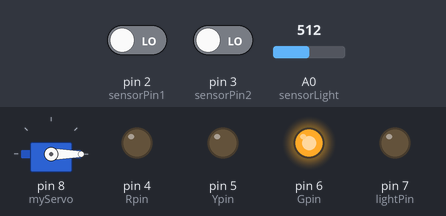
The sketch below on a simulated Arduino Uno, built with avr-gcc and run on an emulated ATmega328P. Shown: servo, output pins drawn as LEDs (lit = HIGH). The test bench sets the inputs (shaded band); at power-on: A0 (sensorLight) = 512, pin 2 (sensorPin1) LOW, pin 3 (sensorPin2) LOW.

Above: at 6.1 s.
6.2 s: A0 (sensorLight) set to 486
At 7.5 s:
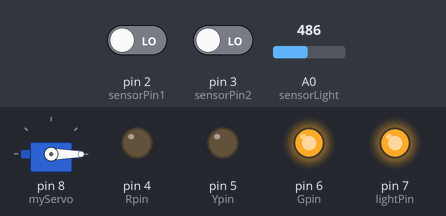
9.2 s: pin 2 (sensorPin1) driven HIGH
At 9.9 s:
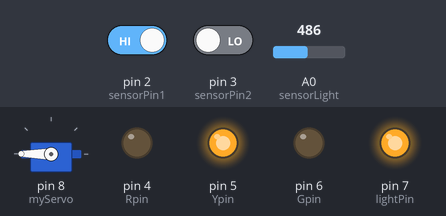
12.2 s: A0 (sensorLight) set to 510
At 14.6 s:
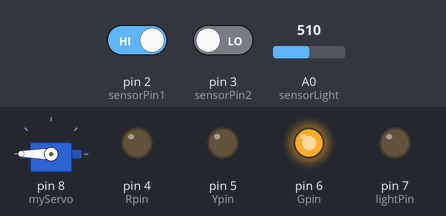
15.2 s: A0 (sensorLight) set to 490
At 15.6 s:
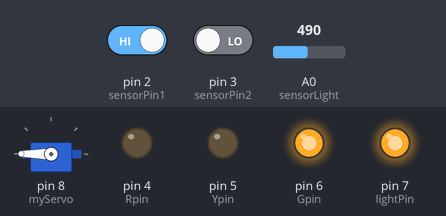
18.2 s: A0 (sensorLight) set to 511
At 19.1 s:
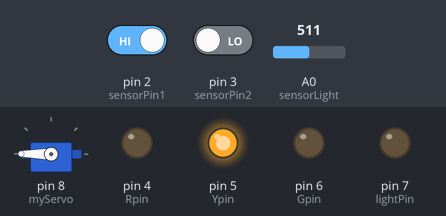
21.2 s: A0 (sensorLight) set to 306
At 22.5 s:
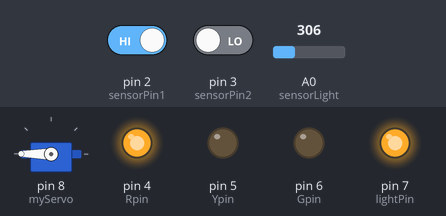
Timing chart, 0 to 57.4 s (numbered marks = the images above; inputs shaded):
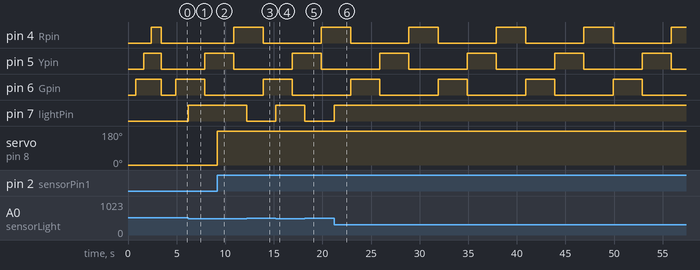

Measured:
- the behaviour switches between 500 and 499 on A0 (sensorLight) (found by bisection; images 0 and 1)
- after the input at 6.2 s, pin 7 (lightPin): LOW → HIGH at once
- after the input at 9.2 s, servo on pin 8 (myServo): 0° → 180° at once
- after the input at 12.2 s, pin 7 (lightPin): HIGH → LOW at once
- after the input at 15.2 s, pin 7 (lightPin): LOW → HIGH at once
- after the input at 18.2 s, pin 7 (lightPin): HIGH → LOW at once
- after the input at 21.2 s, pin 7 (lightPin): LOW → HIGH at once
- by itself, pin 4 (Rpin), pin 5 (Ypin), pin 6 (Gpin): alternates HIGH for 3.0 s and LOW for 6.0 s

The sketch:

SmartHome.ino
```cpp
#include <Servo.h>
Servo myServo;  // สร้างอ็อบเจ็กต์สำหรับ Servo
int sensorPin1 = 2;  // ขาเชื่อมต่อเซ็นเซอร์ (ในที่นี้ใช้ขา Digital Pin 2)
int sensorPin2 = 3;
int sensorLight = A0; // พินเชื่อมต่อเซ็นเซอร์วัดแสง (ควรเป็น Analog Pin เช่น A0)
int sensorValue1;     // ตัวแปรสำหรับเก็บค่าจากเซ็นเซอร์ D2
int sensorValue2;     // ตัวแปรสำหรับเก็บค่าจากเซ็นเซอร์ D3
const int lightPin = 7; // พินสำหรับไฟที่ต้องการเปิดเมื่อแสงมืด
const int Rpin = 4;  // LED RED D4
const int Ypin = 5;  // LED YELLOW D5
const int Gpin = 6;  // LED GREEN D6
unsigned long previousMillis = 0;  // เก็บเวลาสำหรับการเช็คไฟ LED
unsigned long servoMillis = 0;     // เก็บเวลาสำหรับการเช็คการทำงานของ Servo
const long intervalLED = 3000;     // ระยะเวลาไฟแต่ละดวง
const long servoDelay = 4000;      // เวลาที่ Servo ทำงานเมื่อมีการตรวจจับ
const int lightThreshold = 500;    // ค่าความสว่างที่เป็นเกณฑ์สำหรับแสงน้อย (ปรับตามความเหมาะสม)
bool servoActivated = false;

void setup() {
  Serial.begin(9600);
  myServo.attach(8);  // เชื่อมต่อ Servo ที่ขา Digital Pin 9 หรือ D9
  pinMode(sensorPin1, INPUT);
  pinMode(sensorPin2, INPUT);
  pinMode(sensorLight, INPUT); // ตั้งพินเซ็นเซอร์วัดแสงเป็น INPUT
  myServo.write(0);  // กำหนดค่า servo เป็น 0 ํ
  pinMode(Rpin, OUTPUT);
  pinMode(Ypin, OUTPUT);
  pinMode(Gpin, OUTPUT);
  pinMode(lightPin, OUTPUT); // ตั้งพินไฟเป็น OUTPUT

  delay(800);
  digitalWrite(Rpin, LOW);
  digitalWrite(Ypin, LOW);
  digitalWrite(Gpin, HIGH);
  delay(800);
  digitalWrite(Rpin, LOW);
  digitalWrite(Ypin, HIGH);
  digitalWrite(Gpin, HIGH);
  delay(800);
  digitalWrite(Rpin, HIGH);
  digitalWrite(Ypin, HIGH);
  digitalWrite(Gpin, HIGH);
  delay(1000);
  digitalWrite(Rpin, LOW);
  digitalWrite(Ypin, LOW);
  digitalWrite(Gpin, LOW);
  delay(1500);
}

void loop() {
  sensorValue1 = digitalRead(sensorPin1);  // อ่านค่าสถานะจากเซ็นเซอร์
  sensorValue2 = digitalRead(sensorPin2);  // อ่านค่าสถานะจากเซ็นเซอร์
  int lightValue = analogRead(sensorLight); // อ่านค่าความสว่างจากเซ็นเซอร์แสง (ค่าช่วง 0-1023)
  unsigned long currentMillis = millis();  // เก็บค่าเวลาปัจจุบัน

  // ตรวจสอบเซ็นเซอร์แสง: ถ้าค่าความสว่างน้อยกว่าเกณฑ์ (มืด) ให้เปิดไฟ
  if (lightValue < lightThreshold) {
    digitalWrite(lightPin, HIGH);  // เปิดไฟที่พิน 7 เมื่อแสงน้อย
  } else {
    digitalWrite(lightPin, LOW);   // ปิดไฟที่พิน 7 เมื่อแสงสว่าง
  }

  // ตรวจสอบเซ็นเซอร์ Servo
  if ((sensorValue1 == HIGH || sensorValue2 == HIGH) && !servoActivated) {
    myServo.write(180);  // หมุน Servo ไปที่ 180 องศา
    servoMillis = currentMillis;  // บันทึกเวลาที่ Servo เริ่มทำงาน
    servoActivated = true;
  }

  // เช็คเวลาการทำงาน Servo
  if (servoActivated && (currentMillis - servoMillis >= servoDelay)) {
    myServo.write(0);  // ตั้ง Servo กลับที่เดิม
    servoActivated = false;
  }

  // สลับไฟ LED ตามเวลา
  if (currentMillis - previousMillis >= intervalLED) {
    previousMillis = currentMillis;

    if (digitalRead(Gpin) == HIGH) {
      digitalWrite(Gpin, LOW);
      digitalWrite(Ypin, HIGH);
    }
    else if (digitalRead(Ypin) == HIGH) {
      digitalWrite(Ypin, LOW);
      digitalWrite(Rpin, HIGH);
    }
    else {
      digitalWrite(Rpin, LOW);
      digitalWrite(Gpin, HIGH);
    }
  }
}
```
